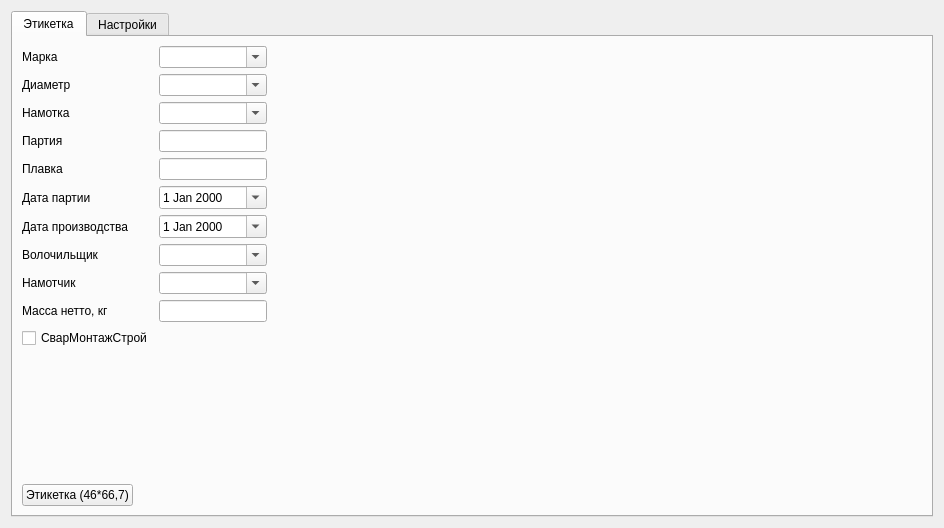
<?xml version="1.0" encoding="UTF-8"?>
<ui version="4.0">
 <class>FormLbl</class>
 <widget class="QWidget" name="FormLbl">
  <property name="geometry">
   <rect>
    <x>0</x>
    <y>0</y>
    <width>944</width>
    <height>528</height>
   </rect>
  </property>
  <property name="windowTitle">
   <string>Form</string>
  </property>
  <layout class="QVBoxLayout" name="verticalLayout_2">
   <item>
    <widget class="QTabWidget" name="tabWidget">
     <property name="currentIndex">
      <number>0</number>
     </property>
     <widget class="QWidget" name="tab">
      <attribute name="title">
       <string>Этикетка</string>
      </attribute>
      <layout class="QVBoxLayout" name="verticalLayout">
       <item>
        <layout class="QHBoxLayout" name="horizontalLayout_2">
         <item>
          <layout class="QGridLayout" name="gridLayout">
           <item row="0" column="0">
            <widget class="QLabel" name="label">
             <property name="text">
              <string>Марка</string>
             </property>
            </widget>
           </item>
           <item row="0" column="1" colspan="2">
            <widget class="QComboBox" name="comboBoxMar">
             <property name="editable">
              <bool>true</bool>
             </property>
            </widget>
           </item>
           <item row="1" column="0">
            <widget class="QLabel" name="label_2">
             <property name="text">
              <string>Диаметр</string>
             </property>
            </widget>
           </item>
           <item row="1" column="1" colspan="2">
            <widget class="QComboBox" name="comboBoxDiam">
             <property name="editable">
              <bool>true</bool>
             </property>
            </widget>
           </item>
           <item row="2" column="0">
            <widget class="QLabel" name="label_3">
             <property name="text">
              <string>Намотка</string>
             </property>
            </widget>
           </item>
           <item row="3" column="1" colspan="2">
            <widget class="QLineEdit" name="lineEditPart"/>
           </item>
           <item row="2" column="1" colspan="2">
            <widget class="QComboBox" name="comboBoxPack">
             <property name="editable">
              <bool>true</bool>
             </property>
            </widget>
           </item>
           <item row="3" column="0">
            <widget class="QLabel" name="label_4">
             <property name="text">
              <string>Партия</string>
             </property>
            </widget>
           </item>
           <item row="4" column="0">
            <widget class="QLabel" name="label_5">
             <property name="text">
              <string>Плавка</string>
             </property>
            </widget>
           </item>
           <item row="5" column="0">
            <widget class="QLabel" name="label_6">
             <property name="text">
              <string>Дата партии</string>
             </property>
            </widget>
           </item>
           <item row="7" column="0">
            <widget class="QLabel" name="label_8">
             <property name="text">
              <string>Волочильщик</string>
             </property>
            </widget>
           </item>
           <item row="8" column="0">
            <widget class="QLabel" name="label_9">
             <property name="text">
              <string>Намотчик</string>
             </property>
            </widget>
           </item>
           <item row="4" column="1" colspan="2">
            <widget class="QLineEdit" name="lineEditPlav"/>
           </item>
           <item row="5" column="1" colspan="2">
            <widget class="DateEdit" name="dateEditPart">
             <property name="calendarPopup">
              <bool>true</bool>
             </property>
            </widget>
           </item>
           <item row="6" column="1" colspan="2">
            <widget class="DateEdit" name="dateEditNam">
             <property name="calendarPopup">
              <bool>true</bool>
             </property>
            </widget>
           </item>
           <item row="9" column="0">
            <widget class="QLabel" name="label_11">
             <property name="text">
              <string>Масса нетто, кг</string>
             </property>
            </widget>
           </item>
           <item row="9" column="1" colspan="2">
            <widget class="QLineEdit" name="lineEditMas"/>
           </item>
           <item row="6" column="0">
            <widget class="QLabel" name="label_7">
             <property name="text">
              <string>Дата производства</string>
             </property>
            </widget>
           </item>
           <item row="7" column="1" colspan="2">
            <widget class="QComboBox" name="comboBoxVol">
             <property name="editable">
              <bool>true</bool>
             </property>
            </widget>
           </item>
           <item row="8" column="1" colspan="2">
            <widget class="QComboBox" name="comboBoxNam">
             <property name="editable">
              <bool>true</bool>
             </property>
            </widget>
           </item>
           <item row="10" column="0">
            <widget class="QCheckBox" name="checkBoxOpt">
             <property name="text">
              <string>СварМонтажСтрой</string>
             </property>
            </widget>
           </item>
          </layout>
         </item>
         <item>
          <spacer name="horizontalSpacer_2">
           <property name="orientation">
            <enum>Qt::Horizontal</enum>
           </property>
           <property name="sizeHint" stdset="0">
            <size>
             <width>40</width>
             <height>20</height>
            </size>
           </property>
          </spacer>
         </item>
        </layout>
       </item>
       <item>
        <spacer name="verticalSpacer">
         <property name="orientation">
          <enum>Qt::Vertical</enum>
         </property>
         <property name="sizeHint" stdset="0">
          <size>
           <width>20</width>
           <height>40</height>
          </size>
         </property>
        </spacer>
       </item>
       <item>
        <layout class="QHBoxLayout" name="horizontalLayout">
         <item>
          <widget class="QPushButton" name="pushButtonLbl1">
           <property name="text">
            <string>Этикетка (46*66,7)</string>
           </property>
          </widget>
         </item>
         <item>
          <spacer name="horizontalSpacer">
           <property name="orientation">
            <enum>Qt::Horizontal</enum>
           </property>
           <property name="sizeHint" stdset="0">
            <size>
             <width>40</width>
             <height>20</height>
            </size>
           </property>
          </spacer>
         </item>
        </layout>
       </item>
      </layout>
     </widget>
     <widget class="QWidget" name="tab_2">
      <attribute name="title">
       <string>Настройки</string>
      </attribute>
      <layout class="QHBoxLayout" name="horizontalLayout_3">
       <item>
        <widget class="QGroupBox" name="groupBox">
         <property name="title">
          <string>Волочильщики</string>
         </property>
         <layout class="QVBoxLayout" name="verticalLayout_3">
          <item>
           <widget class="Viewer" name="tableViewVol"/>
          </item>
         </layout>
        </widget>
       </item>
       <item>
        <widget class="QGroupBox" name="groupBox_2">
         <property name="title">
          <string>Намотчики</string>
         </property>
         <layout class="QVBoxLayout" name="verticalLayout_4">
          <item>
           <widget class="Viewer" name="tableViewNam"/>
          </item>
         </layout>
        </widget>
       </item>
       <item>
        <widget class="QGroupBox" name="groupBox_3">
         <property name="title">
          <string>ОТК</string>
         </property>
         <layout class="QVBoxLayout" name="verticalLayout_5">
          <item>
           <widget class="Viewer" name="tableViewOtk"/>
          </item>
         </layout>
        </widget>
       </item>
      </layout>
     </widget>
    </widget>
   </item>
  </layout>
 </widget>
 <customwidgets>
  <customwidget>
   <class>DateEdit</class>
   <extends>QDateEdit</extends>
   <header>viewer.h</header>
  </customwidget>
  <customwidget>
   <class>Viewer</class>
   <extends>QTableView</extends>
   <header>viewer.h</header>
  </customwidget>
 </customwidgets>
 <resources/>
 <connections/>
</ui>
